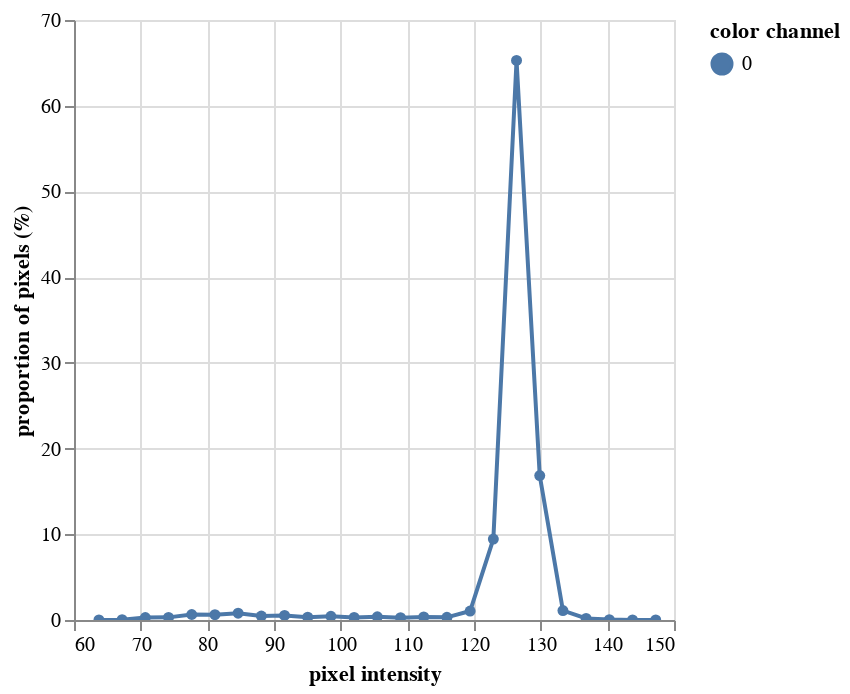

Notebook cell for this chart:
### Code cell
hist_a = pcv.visualize.histogram(img=a, bins=25)

### Figure 1 — Vega-Lite specification as saved in the notebook (floating-point values rounded to 4 significant figures)
{"config": {"view": {"continuousWidth": 300, "continuousHeight": 300}}, "data": {"name": "data-4239ad4029c6fe052de216c467d980d9"}, "mark": {"type": "line", "point": true}, "encoding": {"color": {"field": "color channel", "type": "nominal"}, "tooltip": [{"field": "pixel intensity", "type": "quantitative"}, {"field": "proportion of pixels (%)", "type": "quantitative"}], "x": {"field": "pixel intensity", "type": "quantitative"}, "y": {"field": "proportion of pixels (%)", "type": "quantitative"}}, "params": [{"name": "param_1", "select": {"type": "interval", "encodings": ["x", "y"]}, "bind": "scales"}], "$schema": "https://vega.github.io/schema/vega-lite/v5.20.1.json", "datasets": {"data-4239ad4029c6fe052de216c467d980d9": [{"pixel intensity": 63.74, "proportion of pixels (%)": 0.001894, "hist_count": 31, "color channel": "0"}, {"pixel intensity": 67.22, "proportion of pixels (%)": 0.04296, "hist_count": 703, "color channel": "0"}, {"pixel intensity": 70.7, "proportion of pixels (%)": 0.2885, "hist_count": 4722, "color channel": "0"}, {"pixel intensity": 74.18, "proportion of pixels (%)": 0.3077, "hist_count": 5036, "color channel": "0"}, {"pixel intensity": 77.66, "proportion of pixels (%)": 0.6415, "hist_count": 10498, "color channel": "0"}, {"pixel intensity": 81.14, "proportion of pixels (%)": 0.6228, "hist_count": 10193, "color channel": "0"}, {"pixel intensity": 84.62, "proportion of pixels (%)": 0.7928, "hist_count": 12975, "color channel": "0"}, {"pixel intensity": 88.1, "proportion of pixels (%)": 0.4568, "hist_count": 7476, "color channel": "0"}, {"pixel intensity": 91.58, "proportion of pixels (%)": 0.5304, "hist_count": 8680, "color channel": "0"}, {"pixel intensity": 95.06, "proportion of pixels (%)": 0.3275, "hist_count": 5360, "color channel": "0"}, {"pixel intensity": 98.54, "proportion of pixels (%)": 0.4291, "hist_count": 7022, "color channel": "0"}, {"pixel intensity": 102.0, "proportion of pixels (%)": 0.2928, "hist_count": 4791, "color channel": "0"}, {"pixel intensity": 105.5, "proportion of pixels (%)": 0.3776, "hist_count": 6180, "color channel": "0"}, {"pixel intensity": 109.0, "proportion of pixels (%)": 0.2635, "hist_count": 4312, "color channel": "0"}, {"pixel intensity": 112.5, "proportion of pixels (%)": 0.3617, "hist_count": 5919, "color channel": "0"}, {"pixel intensity": 115.9, "proportion of pixels (%)": 0.309, "hist_count": 5057, "color channel": "0"}, {"pixel intensity": 119.4, "proportion of pixels (%)": 1.049, "hist_count": 17160, "color channel": "0"}, {"pixel intensity": 122.9, "proportion of pixels (%)": 9.445, "hist_count": 154576, "color channel": "0"}, {"pixel intensity": 126.4, "proportion of pixels (%)": 65.28, "hist_count": 1068275, "color channel": "0"}, {"pixel intensity": 129.9, "proportion of pixels (%)": 16.85, "hist_count": 275712, "color channel": "0"}, {"pixel intensity": 133.3, "proportion of pixels (%)": 1.103, "hist_count": 18045, "color channel": "0"}, {"pixel intensity": 136.8, "proportion of pixels (%)": 0.1833, "hist_count": 3000, "color channel": "0"}, {"pixel intensity": 140.3, "proportion of pixels (%)": 0.04461, "hist_count": 730, "color channel": "0"}, {"pixel intensity": 143.8, "proportion of pixels (%)": 0.003055, "hist_count": 50, "color channel": "0"}, {"pixel intensity": 147.3, "proportion of pixels (%)": 0.0007944, "hist_count": 13, "color channel": "0"}]}}
